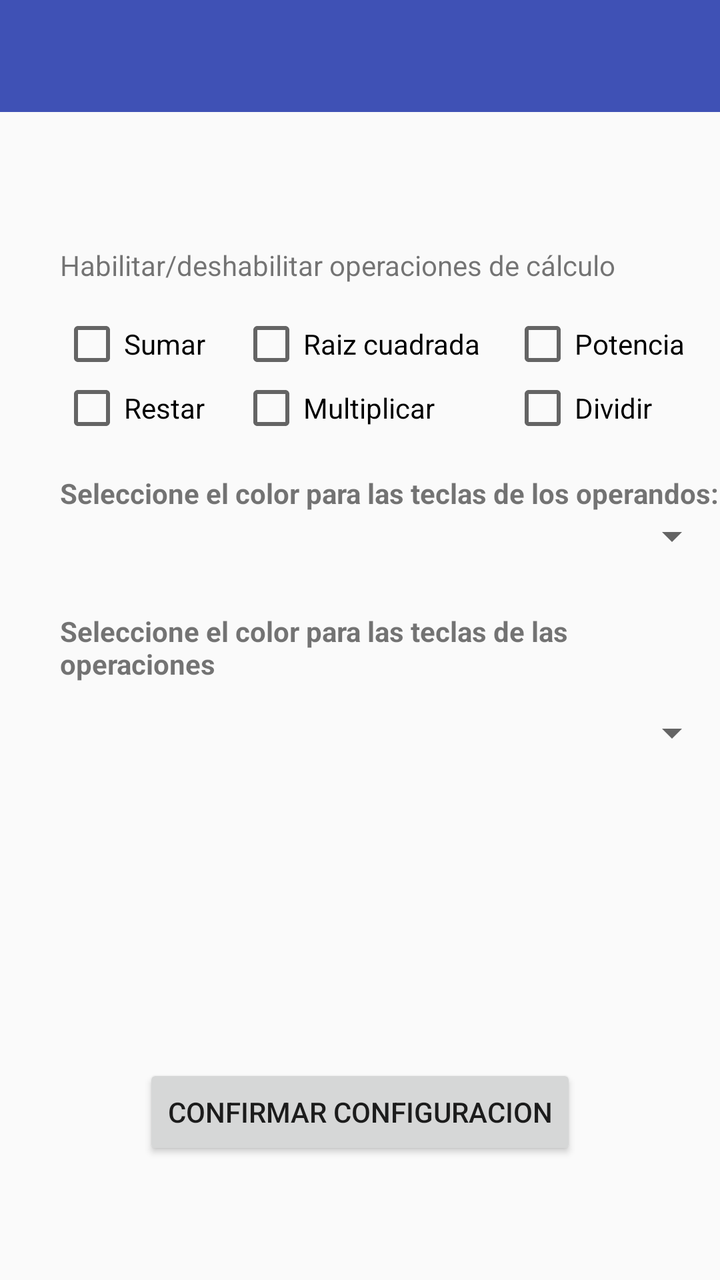
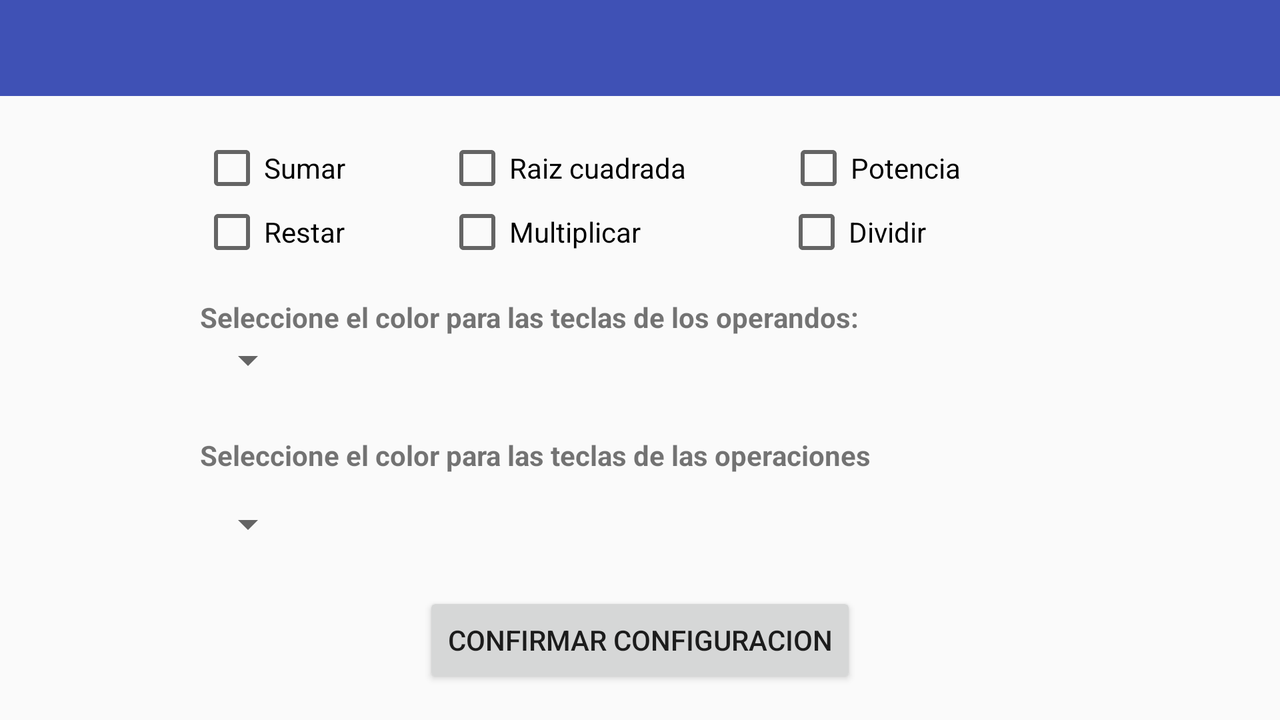

Compare how this app lays out the same screen by default and in its alternative resource folder. The renders come first, then the two layout files and the values they reference.
<!-- AndroidManifest.xml: application theme Theme.AppCompat.Light.NoActionBar -->
<!-- res/layout/setting_layout.xml -->
<?xml version="1.0" encoding="utf-8"?>
<RelativeLayout xmlns:android="http://schemas.android.com/apk/res/android"
    android:layout_width="match_parent" android:layout_height="match_parent"
    >



    <include
        layout="@layout/action_bar"
        android:id="@id/action_bar">
    </include>

    <CheckBox
        android:id="@+id/checkBoxSumar"
        android:layout_width="wrap_content"
        android:layout_height="wrap_content"
        android:layout_below="@+id/action_bar"
        android:layout_marginLeft="30dp"
        android:layout_marginTop="100dp"
        android:text="@string/CheckBoxSumar"
        />
    <CheckBox
        android:id="@+id/checkBoxRestar"
        android:layout_width="wrap_content"
        android:layout_height="wrap_content"
        android:layout_below="@id/checkBoxSumar"
        android:layout_alignLeft="@+id/checkBoxSumar"
        android:text="@string/checkBoxRestar"/>

    <CheckBox
        android:id="@+id/checkBoxRaizCuadrada"
        android:layout_width="wrap_content"
        android:layout_height="wrap_content"
        android:layout_above="@+id/checkBoxMultiplicar"
        android:layout_centerHorizontal="true"
        android:text="@string/checkBoxRaizCuadrada"/>

    <CheckBox
        android:id="@+id/checkBoxPotencia"
        android:layout_width="wrap_content"
        android:layout_height="wrap_content"
        android:layout_toRightOf="@id/checkBoxRaizCuadrada"
        android:layout_alignBaseline="@id/checkBoxSumar"
        android:layout_marginLeft="15dp"
        android:text="@string/checkBoxPotencia"/>

    <CheckBox
        android:id="@+id/checkBoxMultiplicar"
        android:layout_width="wrap_content"
        android:layout_height="wrap_content"
        android:layout_above="@+id/textViewColorTeclasOperandos"
        android:layout_alignLeft="@+id/checkBoxRaizCuadrada"
        android:layout_alignStart="@+id/checkBoxRaizCuadrada"
        android:text="@string/checkBoxMultiplicar"/>

    <CheckBox
        android:id="@+id/checkBoxDividir"
        android:layout_width="wrap_content"
        android:layout_height="wrap_content"
        android:layout_toRightOf="@id/checkBoxMultiplicar"
        android:layout_alignBaseline="@id/checkBoxRestar"
        android:layout_marginLeft="38dp"
        android:text="@string/checkBoxDividir"/>

    <TextView
        android:id="@+id/textViewColorTeclasOperandos"
        android:layout_width="match_parent"
        android:layout_height="wrap_content"
        android:layout_alignLeft="@+id/checkBoxRestar"
        android:layout_alignStart="@+id/checkBoxRestar"
        android:layout_below="@+id/checkBoxRestar"
        android:layout_marginTop="17dp"
        android:text="@string/textview_teclas_operandos"
        android:textStyle="bold" />

    <Spinner
        android:id="@+id/spinnerColorTeclasOperandos"
        android:layout_width="match_parent"
        android:layout_height="wrap_content"
        android:layout_alignLeft="@+id/textViewColorTeclasOperandos"
        android:layout_alignStart="@+id/textViewColorTeclasOperandos"
        android:layout_below="@+id/textViewColorTeclasOperandos" />

    <TextView
        android:id="@+id/textViewColorTeclasOperaciones"
        android:layout_width="match_parent"
        android:layout_height="wrap_content"
        android:layout_alignLeft="@+id/spinnerColorTeclasOperandos"
        android:layout_alignStart="@+id/spinnerColorTeclasOperandos"
        android:layout_below="@+id/spinnerColorTeclasOperandos"
        android:layout_marginTop="26dp"
        android:text="@string/textview_teclas_operaciones"
        android:textStyle="bold" />

    <Spinner
        android:id="@+id/spinnerColorTeclasOperaciones"
        android:layout_width="match_parent"
        android:layout_height="wrap_content"
        android:layout_alignLeft="@+id/textViewColorTeclasOperaciones"
        android:layout_alignStart="@+id/textViewColorTeclasOperaciones"
        android:layout_below="@+id/textViewColorTeclasOperaciones"
        android:layout_marginTop="13dp" />

    <Button
        android:id="@+id/btnConfirmar"
        android:layout_width="wrap_content"
        android:layout_height="wrap_content"
        android:layout_alignParentBottom="true"
        android:layout_centerHorizontal="true"
        android:layout_marginBottom="60dp"
        android:onClick="comprobarCheckBox"
        android:text="@string/btnConfirmarConfig"/>

    <TextView
        android:id="@+id/textView2"
        android:layout_width="wrap_content"
        android:layout_height="wrap_content"
        android:layout_above="@+id/checkBoxRaizCuadrada"
        android:layout_alignLeft="@+id/checkBoxSumar"
        android:layout_alignStart="@+id/checkBoxSumar"
        android:layout_marginBottom="14dp"
        android:text="@string/opcionOperaciones"/>

</RelativeLayout>
<!-- res/layout/action_bar.xml (included above) -->
<?xml version="1.0" encoding="utf-8"?>
<android.support.v7.widget.Toolbar xmlns:android="http://schemas.android.com/apk/res/android"
    android:layout_width="match_parent"
    android:layout_height="wrap_content"
    android:id="@+id/action_bar"
    xmlns:app="http://schemas.android.com/apk/res-auto"
    app:theme="@style/CustomToolbarStyle"
    app:popupTheme="@style/CustomPopupStyle">
    

</android.support.v7.widget.Toolbar>
<!-- resources referenced by this layout -->
<resources>
  <string name="CheckBoxSumar">Sumar</string>
  <string name="btnConfirmarConfig">Confirmar configuracion</string>
  <string name="checkBoxDividir">Dividir</string>
  <string name="checkBoxMultiplicar">Multiplicar</string>
  <string name="checkBoxPotencia">Potencia</string>
  <string name="checkBoxRaizCuadrada">Raiz cuadrada</string>
  <string name="checkBoxRestar">Restar</string>
  <string name="opcionOperaciones">Habilitar/deshabilitar operaciones de cálculo</string>
  <string name="textview_teclas_operaciones">Seleccione el color para las teclas de las operaciones</string>
  <string name="textview_teclas_operandos">Seleccione el color para las teclas de los operandos:</string>
  <style name="CustomPopupStyle" parent="Theme.AppCompat.Light.NoActionBar">
          <item name="android:background">@color/colorAccent</item>
          <item name="overlapAnchor">false</item>
          <item name="android:dropDownVerticalOffset">-4dp</item>
      </style>
  <style name="CustomToolbarStyle" parent="Theme.AppCompat.Light.NoActionBar">
          <item name="android:background">@color/colorPrimary</item>
  
          
      </style>
  <color name="colorAccent">#FF4081</color>
  <color name="colorPrimary">#3F51B5</color>
</resources>
<!-- res/layout-land/setting_layout.xml (the repository's variant of the layout above) -->
<!-- drawn on the phone turned sideways -->
<?xml version="1.0" encoding="utf-8"?>
<RelativeLayout xmlns:android="http://schemas.android.com/apk/res/android"
    android:layout_width="match_parent" android:layout_height="match_parent">



    <include
        layout="@layout/action_bar"
        android:id="@id/action_bar">
    </include>

    <CheckBox
        android:id="@+id/checkBoxSumar"
        android:layout_width="wrap_content"
        android:layout_height="wrap_content"
        android:layout_below="@+id/action_bar"
        android:layout_marginLeft="100dp"
        android:layout_marginTop="20dp"
        android:text="@string/CheckBoxSumar" />
    <CheckBox
        android:id="@+id/checkBoxRestar"
        android:layout_width="wrap_content"
        android:layout_height="wrap_content"
        android:layout_below="@id/checkBoxSumar"
        android:layout_alignLeft="@+id/checkBoxSumar"
        android:text="@string/checkBoxRestar"/>

    <CheckBox
        android:id="@+id/checkBoxRaizCuadrada"
        android:layout_width="wrap_content"
        android:layout_height="wrap_content"
        android:layout_toRightOf="@id/checkBoxSumar"
        android:layout_alignBaseline="@id/checkBoxSumar"
        android:layout_marginLeft="50dp"
        android:text="@string/checkBoxRaizCuadrada"/>

    <CheckBox
        android:id="@+id/checkBoxPotencia"
        android:layout_width="wrap_content"
        android:layout_height="wrap_content"
        android:layout_toRightOf="@id/checkBoxRaizCuadrada"
        android:layout_alignBaseline="@id/checkBoxSumar"
        android:layout_marginLeft="50dp"
        android:text="@string/checkBoxPotencia"/>
    <CheckBox
        android:id="@+id/checkBoxMultiplicar"
        android:layout_width="wrap_content"
        android:layout_height="wrap_content"
        android:layout_toRightOf="@id/checkBoxSumar"
        android:layout_alignBaseline="@id/checkBoxRestar"
        android:layout_marginLeft="50dp"
        android:text="@string/checkBoxMultiplicar"/>

    <CheckBox
        android:id="@+id/checkBoxDividir"
        android:layout_width="wrap_content"
        android:layout_height="wrap_content"
        android:layout_toRightOf="@id/checkBoxMultiplicar"
        android:layout_alignBaseline="@id/checkBoxRestar"
        android:layout_marginLeft="72dp"
        android:text="@string/checkBoxDividir"/>

    <TextView
        android:id="@+id/textViewColorTeclasOperandos"
        android:layout_width="wrap_content"
        android:layout_height="wrap_content"
        android:layout_alignLeft="@+id/checkBoxRestar"
        android:layout_alignStart="@+id/checkBoxRestar"
        android:layout_below="@+id/checkBoxRestar"
        android:layout_marginTop="17dp"
        android:text="@string/textview_teclas_operandos"
        android:textStyle="bold" />

    <Spinner
        android:id="@+id/spinnerColorTeclasOperandos"
        android:layout_width="wrap_content"
        android:layout_height="wrap_content"
        android:layout_alignLeft="@+id/textViewColorTeclasOperandos"
        android:layout_alignStart="@+id/textViewColorTeclasOperandos"
        android:layout_below="@+id/textViewColorTeclasOperandos" />

    <TextView
        android:id="@+id/textViewColorTeclasOperaciones"
        android:layout_width="wrap_content"
        android:layout_height="wrap_content"
        android:layout_alignLeft="@+id/spinnerColorTeclasOperandos"
        android:layout_alignStart="@+id/spinnerColorTeclasOperandos"
        android:layout_below="@+id/spinnerColorTeclasOperandos"
        android:layout_marginTop="26dp"
        android:text="@string/textview_teclas_operaciones"
        android:textStyle="bold" />

    <Spinner
        android:id="@+id/spinnerColorTeclasOperaciones"
        android:layout_width="wrap_content"
        android:layout_height="wrap_content"
        android:layout_alignLeft="@+id/textViewColorTeclasOperaciones"
        android:layout_alignStart="@+id/textViewColorTeclasOperaciones"
        android:layout_below="@+id/textViewColorTeclasOperaciones"
        android:layout_marginTop="13dp" />

    <Button
        android:id="@+id/btnConfirmar"
        android:layout_width="wrap_content"
        android:layout_height="wrap_content"
        android:layout_alignParentBottom="true"
        android:layout_centerHorizontal="true"
        android:layout_marginBottom="16dp"
        android:onClick="comprobarCheckBox"
        android:text="@string/btnConfirmarConfig" />

</RelativeLayout>
<!-- resources referenced by the variant -->
<!-- as the phone turned sideways resolves them -->
<resources>
  <string name="CheckBoxSumar">Sumar</string>
  <string name="btnConfirmarConfig">Confirmar configuracion</string>
  <string name="checkBoxDividir">Dividir</string>
  <string name="checkBoxMultiplicar">Multiplicar</string>
  <string name="checkBoxPotencia">Potencia</string>
  <string name="checkBoxRaizCuadrada">Raiz cuadrada</string>
  <string name="checkBoxRestar">Restar</string>
  <string name="textview_teclas_operaciones">Seleccione el color para las teclas de las operaciones</string>
  <string name="textview_teclas_operandos">Seleccione el color para las teclas de los operandos:</string>
  <style name="CustomPopupStyle" parent="Theme.AppCompat.Light.NoActionBar">
          <item name="android:background">@color/colorAccent</item>
          <item name="overlapAnchor">false</item>
          <item name="android:dropDownVerticalOffset">-4dp</item>
      </style>
  <style name="CustomToolbarStyle" parent="Theme.AppCompat.Light.NoActionBar">
          <item name="android:background">@color/colorPrimary</item>
  
          
      </style>
  <color name="colorAccent">#FF4081</color>
  <color name="colorPrimary">#3F51B5</color>
</resources>
